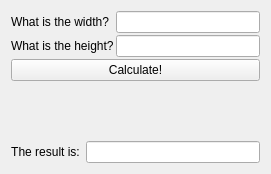
<?xml version="1.0" encoding="UTF-8"?>
<ui version="4.0">
 <class>Form</class>
 <widget class="QWidget" name="Form">
  <property name="geometry">
   <rect>
    <x>0</x>
    <y>0</y>
    <width>271</width>
    <height>174</height>
   </rect>
  </property>
  <property name="windowTitle">
   <string>Calculate the hypotenuse</string>
  </property>
  <property name="windowIcon">
   <iconset>
    <normaloff>hippo.png</normaloff>hippo.png</iconset>
  </property>
  <layout class="QVBoxLayout" name="verticalLayout">
   <item>
    <layout class="QVBoxLayout" name="verticalLayout_2">
     <property name="spacing">
      <number>2</number>
     </property>
     <item>
      <layout class="QFormLayout" name="formLayout">
       <item row="0" column="0">
        <widget class="QLabel" name="widthLabel">
         <property name="text">
          <string>What is the width?</string>
         </property>
        </widget>
       </item>
       <item row="0" column="1">
        <widget class="QLineEdit" name="widthLineEdit">
         <property name="text">
          <string/>
         </property>
        </widget>
       </item>
       <item row="1" column="0">
        <widget class="QLabel" name="heightLabel">
         <property name="text">
          <string>What is the height?</string>
         </property>
        </widget>
       </item>
       <item row="1" column="1">
        <widget class="QLineEdit" name="heightLineEdit"/>
       </item>
      </layout>
     </item>
     <item>
      <layout class="QHBoxLayout" name="horizontalLayout_2">
       <item>
        <widget class="QPushButton" name="calculateButton">
         <property name="text">
          <string>Calculate!</string>
         </property>
        </widget>
       </item>
      </layout>
     </item>
     <item>
      <spacer name="verticalSpacer">
       <property name="orientation">
        <enum>Qt::Orientation::Vertical</enum>
       </property>
       <property name="sizeHint" stdset="0">
        <size>
         <width>20</width>
         <height>40</height>
        </size>
       </property>
      </spacer>
     </item>
    </layout>
   </item>
   <item>
    <layout class="QHBoxLayout" name="horizontalLayout">
     <item>
      <widget class="QLabel" name="resultLabel">
       <property name="text">
        <string>The result is:</string>
       </property>
       <property name="alignment">
        <set>Qt::AlignmentFlag::AlignCenter</set>
       </property>
       <property name="textInteractionFlags">
        <set>Qt::TextInteractionFlag::LinksAccessibleByMouse|Qt::TextInteractionFlag::TextSelectableByMouse</set>
       </property>
      </widget>
     </item>
     <item>
      <widget class="QLineEdit" name="resultLineEdit"/>
     </item>
    </layout>
   </item>
  </layout>
 </widget>
 <resources/>
 <connections/>
</ui>
